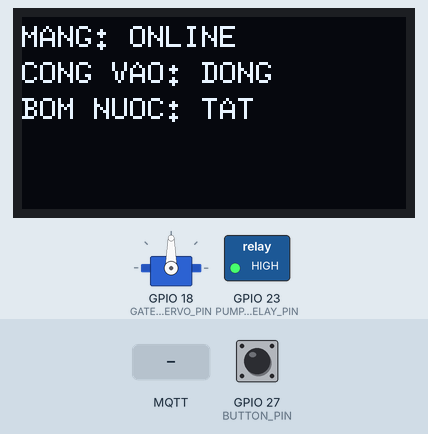
Simulated run of this program. Board: ESP32. On the bench: servo, 128×64 one-colour display, switched loads named in the program (green lamp = pin HIGH). The inputs (shaded band) are chosen by the test bench; at power-on: GPIO 27 (BUTTON_PIN) HIGH. WiFi joins after 1.5 s; servers stay silent unless stated; no MQTT or app messages arrive unless stated; not simulated (calls return 0 or success): secrets.h; what the program prints to the serial monitor is not drawn.

Above: at 2.6 s.
2.7 s: MQTT message "OPEN_WASH" arrives on the first subscribed topic
At 3.4 s:
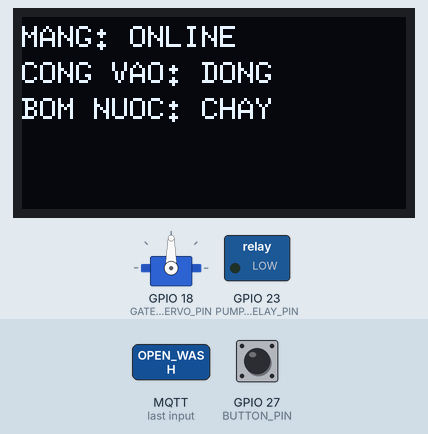
4.2 s: MQTT message "OPEN_GATE" arrives on the first subscribed topic
At 4.6 s:
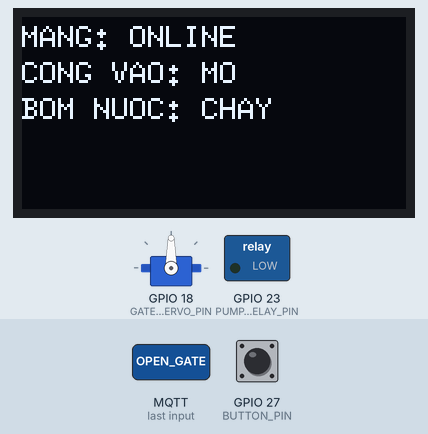
7.2 s: MQTT message "ASK_CHOICE" arrives on the first subscribed topic
At 7.9 s:
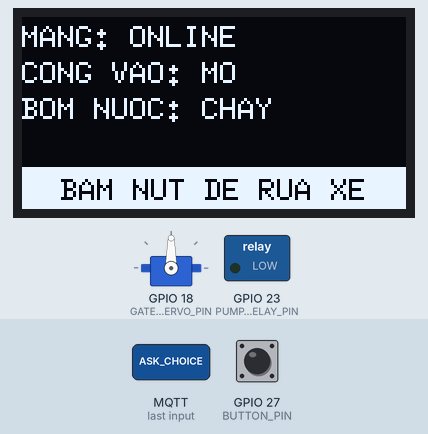
10.2 s: MQTT message "OPEN_GATE" arrives on the first subscribed topic
At 13.1 s:
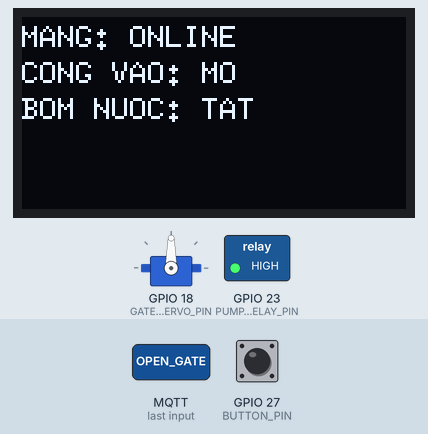
13.2 s: GPIO 27 (BUTTON_PIN) pulled LOW for 0.15 s
16.3 s: MQTT message "ASK_CHOICE" arrives on the first subscribed topic
At 16.9 s:
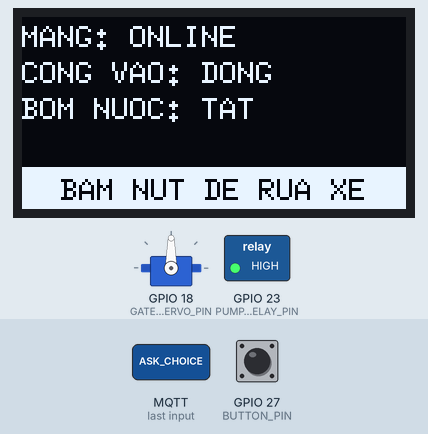
Timing chart, 0 to 19.3 s (numbered marks = the images above; inputs shaded):
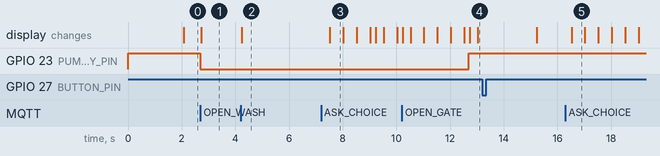

The program:

main.cpp
```cpp
// Giai đoạn 1: ESP32 DevKit V1 nhận lệnh MQTT từ server, điều khiển 2 cổng, nút chọn, màn OLED trạng thái.
// Lệnh (topic <prefix>/esp/cmd): OPEN_GATE, OPEN_WASH, ASK_CHOICE, END_CHOICE, DROP_WIFI,<giây>
// Status (retained): ONLINE,GATE=OPEN|CLOSED,WASH=OPEN|CLOSED,GATE_CYCLES=<n>; Last Will = OFFLINE
#include <Arduino.h>
#include <WiFi.h>
#include <PubSubClient.h>
#include <Wire.h>
#include <U8g2lib.h>
#include <ESP32Servo.h>
#include "net_config.h"

// ---- chân (ESP32 thường: tránh flash 6-11, chỉ-vào 34-39, strapping 0/2/5/12/15) ----
#define GATE_SERVO_PIN 18
#define PUMP_RELAY_PIN 23  // relay bơm nước (bơm nối COM/NO: mất điện = bơm tắt)
#define OLED_SDA_PIN 21     // OLED I2C 128x64
#define OLED_SCL_PIN 22     // chân "SCK" trên module
#define BUTTON_PIN 27      // nút -> GND

// ---- góc servo 180° (mặc định theo lab4 MO_HINH 2; hiệu chỉnh ở CP3 trên cổng thật) ----
#define GATE_OPEN_DEG 15
#define GATE_CLOSED_DEG 90
#define PUMP_RUN_MS 10000      // OPEN_WASH -> bơm chạy 10 s rồi ESP tự tắt, không chờ server
// ---- Khác biệt mô phỏng / mạch thật: mỗi mục 1 cờ, mặc định = mạch thật (xem stage1/README.md) ----
#ifndef SERVO_SAFE_90
  #define SERVO_SAFE_90 0        // 1 = chỉ gửi 1500 us, không quay (env esp32dev bật khi chưa biết loại servo)
#endif
#ifndef SIM_HEARTBEAT_MS
  #define SIM_HEARTBEAT_MS 0     // >0: gửi <prefix>/esp/hb mỗi N ms (mô phỏng chạy chậm, broker cắt keepalive)
#endif
#ifndef RELAY_ACTIVE_LOW
  #define RELAY_ACTIVE_LOW 1     // 1 = relay đóng khi IN mức THẤP (đa số module relay rẻ; chưa kiểm module thật)
#endif
#ifndef OLED_SH1106
  #define OLED_SH1106 0          // 1 = module dùng chip SH1106 (ảnh lệch/rác ở mép), 0 = SSD1306 (Wokwi)
#endif
#ifndef SIM_SERIAL_BUTTON
  #define SIM_SERIAL_BUTTON 0    // 1: gõ 'b' qua serial = nhấn nút 200 ms
#endif

#define GATE_OPEN_MS 5000      // ESP tự đóng cổng, không chờ server
#ifndef CHOICE_MAX_MS
  #define CHOICE_MAX_MS 20000  // tự tắt chế độ chọn nếu không nhận END_CHOICE (> 15 s của server)
#endif
#define DEBOUNCE_MS 30
#define KEEPALIVE_S 5          // broker đăng OFFLINE sau ~1.5 x 5 = 7.5 s
#define RETRY_MS 2000
#define WIFI_REBEGIN_MS 15000

const String T_CMD = String(TOPIC_PREFIX) + "/esp/cmd";
const String T_STATUS = String(TOPIC_PREFIX) + "/esp/status";
const String T_EVENT = String(TOPIC_PREFIX) + "/esp/event";
const String CLIENT_ID = String(TOPIC_PREFIX) + "-esp32";

WiFiClient net;
PubSubClient mqtt(net);
#if OLED_SH1106
U8G2_SH1106_128X64_NONAME_F_HW_I2C oled(U8G2_R0, U8X8_PIN_NONE);
#else
U8G2_SSD1306_128X64_NONAME_F_HW_I2C oled(U8G2_R0, U8X8_PIN_NONE);
#endif
bool oledOk = false;          // false = không thấy màn: bỏ qua vẽ, phần còn lại chạy bình thường
Servo gateServo;

bool gateOpen = false, washOpen = false;  // washOpen = bơm đang chạy (status WASH=OPEN)
uint32_t gateOpenedAt = 0, washOpenedAt = 0;
uint32_t gateCycles = 0;      // số lần cổng vào mở -> đóng xong, tính từ lúc bật nguồn
bool statusDirty = false;     // cần gửi status khi online

bool choiceArmed = false;
uint32_t choiceSince = 0;

uint32_t dropUntil = 0;       // >0: đang cố ý ngắt WiFi (Test D)
uint32_t lastMqttTry = 0;
uint32_t wifiLostAt = 0;

void drawStatus(bool online, bool blinkOn) {
  if (!oledOk) return;
  uint32_t t0 = micros();
  oled.clearBuffer();
  oled.setFont(u8g2_font_6x10_tf);
  oled.drawStr(0, 10, online ? "MANG: ONLINE" : "MANG: OFFLINE");
  oled.drawStr(0, 22, gateOpen ? "CONG VAO: MO" : "CONG VAO: DONG");
  oled.drawStr(0, 34, washOpen ? "BOM NUOC: CHAY" : "BOM NUOC: TAT");
  if (blinkOn) {  // chế độ chọn: ô nhắc đảo màu, nhấp nháy 1 Hz
    oled.drawBox(0, 50, 128, 14);
    oled.setDrawColor(0);
    oled.drawStr(13, 61, "BAM NUT DE RUA XE");
    oled.setDrawColor(1);
  }
  oled.sendBuffer();
  static bool timed = false;
  if (!timed) { timed = true; Serial.printf("[OLED] ve 1 lan mat %lu us\n", (unsigned long)(micros() - t0)); }
}

void servoTo(Servo &s, const char *name, int deg) {
#if SERVO_SAFE_90
  Serial.printf("[SERVO] %s -> %d do (SAFE_90: khong quay)\n", name, deg);
#else
  s.write(deg);
  Serial.printf("[SERVO] %s -> %d do\n", name, deg);
#endif
}

void setPump(bool on) {
  digitalWrite(PUMP_RELAY_PIN, on == !RELAY_ACTIVE_LOW ? HIGH : LOW);
  Serial.printf("[BOM] %s\n", on ? "CHAY" : "TAT");
}

void publishStatus() {
  char buf[96];
  snprintf(buf, sizeof buf, "ONLINE,GATE=%s,WASH=%s,GATE_CYCLES=%lu",
           gateOpen ? "OPEN" : "CLOSED", washOpen ? "OPEN" : "CLOSED", (unsigned long)gateCycles);
  if (mqtt.publish(T_STATUS.c_str(), buf, true)) {  // retained
    statusDirty = false;
    Serial.printf("[MQTT] status %s\n", buf);
  }
}

void openGate() {
  if (gateOpen) return;  // đang mở: bỏ qua, không tính 2 chu kỳ
  gateOpen = true;
  gateOpenedAt = millis();
  servoTo(gateServo, "cong vao", GATE_OPEN_DEG);
  statusDirty = true;
}

void openWash() {
  if (washOpen) return;
  washOpen = true;
  washOpenedAt = millis();
  setPump(true);
  statusDirty = true;
}

void setChoice(bool on) {
  choiceArmed = on;
  choiceSince = millis();
}

void startDrop(int sec) {
  Serial.printf("[TEST] DROP_WIFI %d s\n", sec);
  dropUntil = millis() + sec * 1000UL;
  if (dropUntil == 0) dropUntil = 1;
  // KHÔNG gọi mqtt.disconnect(): ngắt sạch thì broker không đăng Last Will
  WiFi.setAutoReconnect(false);
  WiFi.disconnect();
  net.stop();
}

void onMessage(char *topic, byte *payload, unsigned int len) {
  String cmd;
  for (unsigned int i = 0; i < len; i++) cmd += (char)payload[i];
  cmd.trim();
  Serial.printf("[MQTT] %s %s\n", topic, cmd.c_str());
  if (cmd == "OPEN_GATE") openGate();
  else if (cmd == "OPEN_WASH") openWash();
  else if (cmd == "ASK_CHOICE") setChoice(true);
  else if (cmd == "END_CHOICE") setChoice(false);
  else if (cmd.startsWith("DROP_WIFI,")) {
    int sec = cmd.substring(10).toInt();
    if (sec >= 1 && sec <= 60) startDrop(sec);
  }
}

void mqttTryConnect() {
  Serial.printf("[MQTT] noi %s:%d (prefix %s) ... ", BROKER_HOST, BROKER_PORT, TOPIC_PREFIX);
  if (mqtt.connect(CLIENT_ID.c_str(), T_STATUS.c_str(), 1, true, "OFFLINE")) {
    Serial.println("OK");
    mqtt.subscribe(T_CMD.c_str(), 0);
    publishStatus();
  } else {
    Serial.printf("loi rc=%d\n", mqtt.state());
  }
}

void wifiBegin() {
  if (WIFI_CHANNEL) WiFi.begin(WIFI_SSID, WIFI_PASS, WIFI_CHANNEL);
  else WiFi.begin(WIFI_SSID, WIFI_PASS);
}

void setup() {
  Serial.begin(115200);
  Serial.printf("\n[BOOT] prefix=%s broker=%s:%d SAFE_90=%d\n", TOPIC_PREFIX, BROKER_HOST, BROKER_PORT, SERVO_SAFE_90);

  // Servo về ĐÓNG ngay khi khởi động: reset không thể để cổng mở
  gateServo.setPeriodHertz(50);
  gateServo.attach(GATE_SERVO_PIN, 500, 2500);
#if SERVO_SAFE_90
  gateServo.writeMicroseconds(1500);  // test an toàn: đúng 1500 us (servo 360 thì đứng yên)
  Serial.println("[SERVO] SAFE_90: servo cong vao nhan 1500 us, khong dieu khien them");
#else
  servoTo(gateServo, "cong vao", GATE_CLOSED_DEG);
#endif
  // Bơm TẮT ngay khi khởi động: ghi mức TẮT trước khi bật OUTPUT để relay không nháy
  digitalWrite(PUMP_RELAY_PIN, RELAY_ACTIVE_LOW ? HIGH : LOW);
  pinMode(PUMP_RELAY_PIN, OUTPUT);
  setPump(false);

  pinMode(BUTTON_PIN, INPUT_PULLUP);
  Wire.begin(OLED_SDA_PIN, OLED_SCL_PIN);
  uint8_t oledAddr = 0;
  for (uint8_t a : {0x3C, 0x3D}) {
    Wire.beginTransmission(a);
    if (Wire.endTransmission() == 0) { oledAddr = a; break; }
  }
  if (oledAddr) {
    oled.setI2CAddress(oledAddr * 2);  // U8g2 dùng địa chỉ 8 bit
    oled.setBusClock(400000);
    oledOk = oled.begin();
  }
  Serial.printf("[OLED] %s 0x%02X (chip %s)\n", oledOk ? "thay" : "KHONG thay", oledAddr, OLED_SH1106 ? "SH1106" : "SSD1306");
  drawStatus(false, false);

  WiFi.mode(WIFI_STA);
  WiFi.setAutoReconnect(true);
  wifiBegin();
  Serial.printf("[WIFI] vao %s\n", WIFI_SSID);

  net.setTimeout(TCP_CONNECT_TIMEOUT_S);
  mqtt.setServer(BROKER_HOST, BROKER_PORT);
  mqtt.setCallback(onMessage);
  mqtt.setKeepAlive(KEEPALIVE_S);
  mqtt.setSocketTimeout(MQTT_SOCKET_TIMEOUT_S);
}

void loop() {
  uint32_t now = millis();

  // 1) Tự đóng cổng chạy ĐẦU TIÊN, không phụ thuộc mạng
  if (gateOpen && now - gateOpenedAt >= GATE_OPEN_MS) {
    gateOpen = false;
    gateCycles++;
    servoTo(gateServo, "cong vao", GATE_CLOSED_DEG);
    statusDirty = true;
  }
  if (washOpen && now - washOpenedAt >= PUMP_RUN_MS) {
    washOpen = false;
    setPump(false);
    statusDirty = true;
  }

  // 2) Chế độ chọn: OLED nhắc (mục 5), nút gửi BUTTON (chống dội)
  if (choiceArmed && now - choiceSince >= CHOICE_MAX_MS) setChoice(false);
  static bool btnStable = HIGH, btnLast = HIGH;
  static uint32_t btnChangedAt = 0;
  bool raw = digitalRead(BUTTON_PIN);
#if SIM_SERIAL_BUTTON
  // Chỉ bản mô phỏng: gõ 'b' qua serial = giữ nút 200 ms (đi qua cùng đường chống dội + gửi BUTTON)
  static uint32_t simPressUntil = 0;
  while (Serial.available()) {
    if (Serial.read() == 'b') { simPressUntil = now + 200; Serial.println("[SIM] nut ao qua serial"); }
  }
  if ((int32_t)(simPressUntil - now) > 0) raw = LOW;
#endif
  if (raw != btnLast) { btnLast = raw; btnChangedAt = now; }
  if (now - btnChangedAt >= DEBOUNCE_MS && raw != btnStable) {
    btnStable = raw;
    if (btnStable == LOW && !choiceArmed) Serial.println("[BTN] nhan (khong o che do chon, bo qua)");
    if (btnStable == LOW && choiceArmed) {
      bool sent = mqtt.connected() && mqtt.publish(T_EVENT.c_str(), "BUTTON");
      Serial.printf("[BTN] nhan -> BUTTON %s\n", sent ? "da gui" : "KHONG gui duoc (offline)");
      if (sent) setChoice(false);
    }
  }

  // 3) Test D: hết thời gian ngắt thì vào lại WiFi
  if (dropUntil && (int32_t)(now - dropUntil) >= 0) {
    dropUntil = 0;
    Serial.println("[TEST] het DROP_WIFI, vao lai WiFi");
    WiFi.setAutoReconnect(true);
    wifiBegin();
    wifiLostAt = now;
  }

  // 4) WiFi + MQTT (bỏ qua khi đang cố ý ngắt)
  bool wifiOk = WiFi.status() == WL_CONNECTED;
  if (!dropUntil) {
    if (!wifiOk) {
      if (wifiLostAt == 0) {
        wifiLostAt = now;
        Serial.println("[WIFI] mat ket noi");
      } else if (now - wifiLostAt > WIFI_REBEGIN_MS) {
        Serial.println("[WIFI] begin lai");
        WiFi.disconnect();
        wifiBegin();
        wifiLostAt = now;
      }
    } else if (wifiLostAt != 0) {
      wifiLostAt = 0;
      Serial.printf("[WIFI] OK, IP %s\n", WiFi.localIP().toString().c_str());
    }
    if (wifiOk && !mqtt.connected() && now - lastMqttTry >= RETRY_MS) {
      lastMqttTry = now;
      mqttTryConnect();
    }
  }
  if (mqtt.connected()) {
    mqtt.loop();
    if (statusDirty) publishStatus();
#if SIM_HEARTBEAT_MS > 0
    static uint32_t lastHb = 0;
    if (now - lastHb >= SIM_HEARTBEAT_MS) {
      lastHb = now;
      mqtt.publish((String(TOPIC_PREFIX) + "/esp/hb").c_str(), "1");
    }
#endif
  }

  // 5) OLED: chỉ vẽ lại khi trạng thái đổi (gửi cả màn qua I2C mất vài chục ms)
  bool online = mqtt.connected();
  bool blinkOn = choiceArmed && (now / 500) % 2;
  int16_t shown = online | gateOpen << 1 | washOpen << 2 | blinkOn << 3;
  static int16_t lastShown = -1;
  if (shown != lastShown) {
    lastShown = shown;
    drawStatus(online, blinkOn);
  }
}
```

net_config.h
```cpp
// Chọn mạng/broker theo bản build (xem platformio.ini). Không sửa code để đổi đường mạng.
#pragma once

#if defined(SIM_WOKWI)
  // Wokwi: AP ảo mở, kênh 6 (bỏ bước quét, nhanh ~4 s)
  #define WIFI_SSID "Wokwi-GUEST"
  #define WIFI_PASS ""
  #define WIFI_CHANNEL 6
  // Gateway mô phỏng chậm hơn mạng thật -> nới thời gian chờ
  #define TCP_CONNECT_TIMEOUT_S 5
  #define MQTT_SOCKET_TIMEOUT_S 5
#else
  #include "secrets.h"   // WIFI_SSID, WIFI_PASS, BROKER_IP (gitignored)
  #define WIFI_CHANNEL 0
  #define TCP_CONNECT_TIMEOUT_S 1
  #define MQTT_SOCKET_TIMEOUT_S 2
  #ifndef BROKER_HOST
    #define BROKER_HOST BROKER_IP
  #endif
#endif

#ifndef BROKER_PORT
  #define BROKER_PORT 1883
#endif
#ifndef TOPIC_PREFIX
  #define TOPIC_PREFIX "wp"
#endif
```

Measured:
- after the input at 2.7 s, GPIO 23 (PUMP_RELAY_PIN): HIGH → LOW at once; the display: changes at once (image 1)
- after the input at 4.2 s, the display: changes at once (image 2)
- after the input at 7.2 s, the display: changes after 0.33 s (image 3)
- after the input at 10.2 s, the display: first changes at once (image 4 shows a later state)
- after the input at 16.3 s, the display: changes after 0.23 s (image 5)
- what the display in image 3 shows lasts 0.5 s, from 7.5 s to 8.0 s
